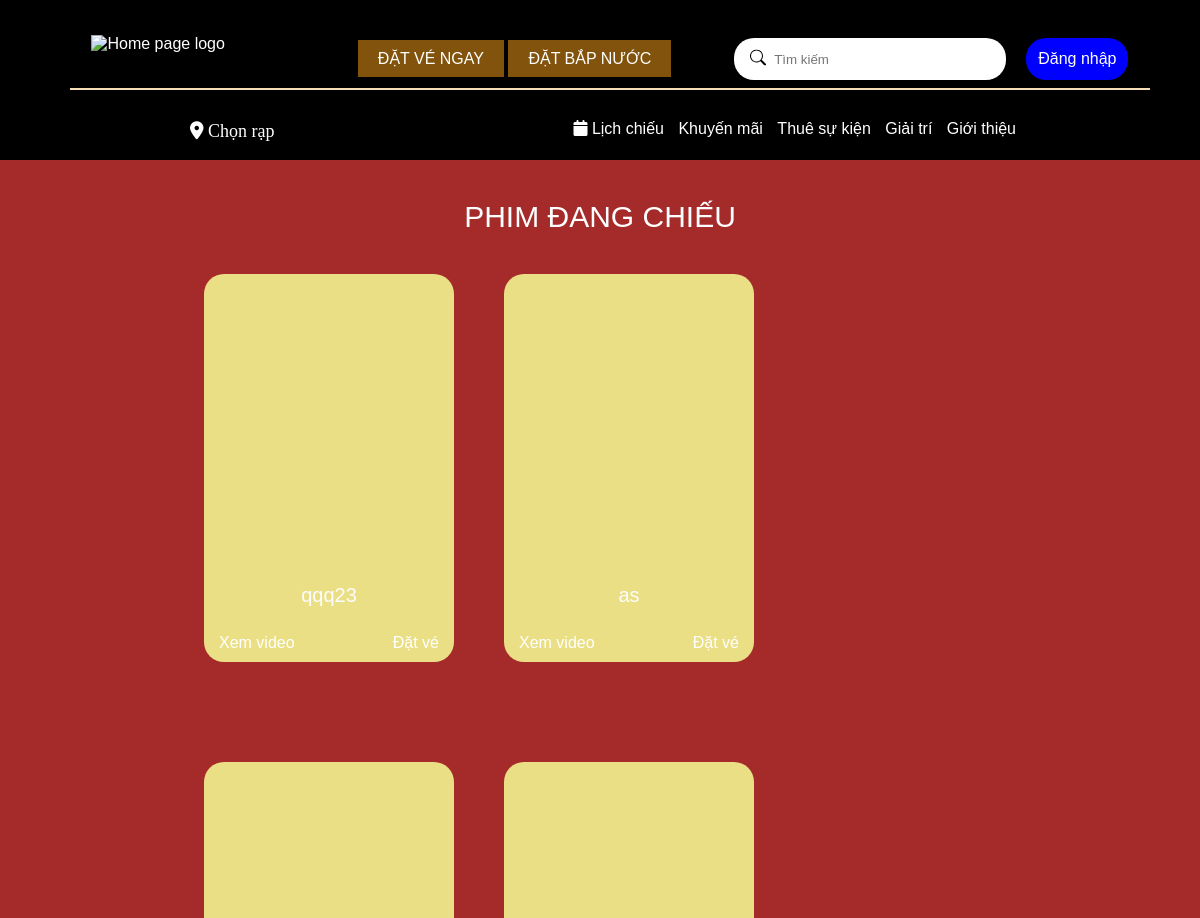
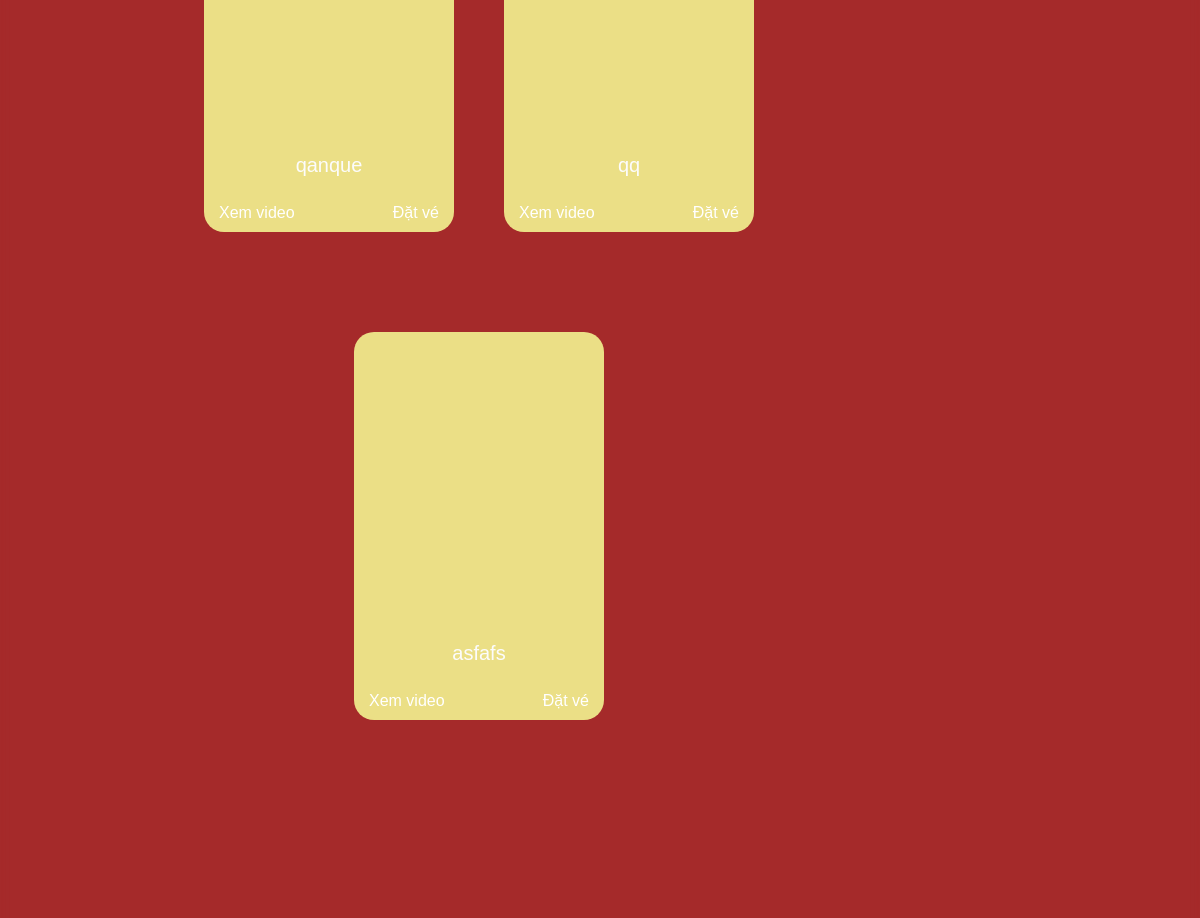
The page /cod/playingMovies.php (upper part) on the database as committed earlier (2 pictures, top to bottom).
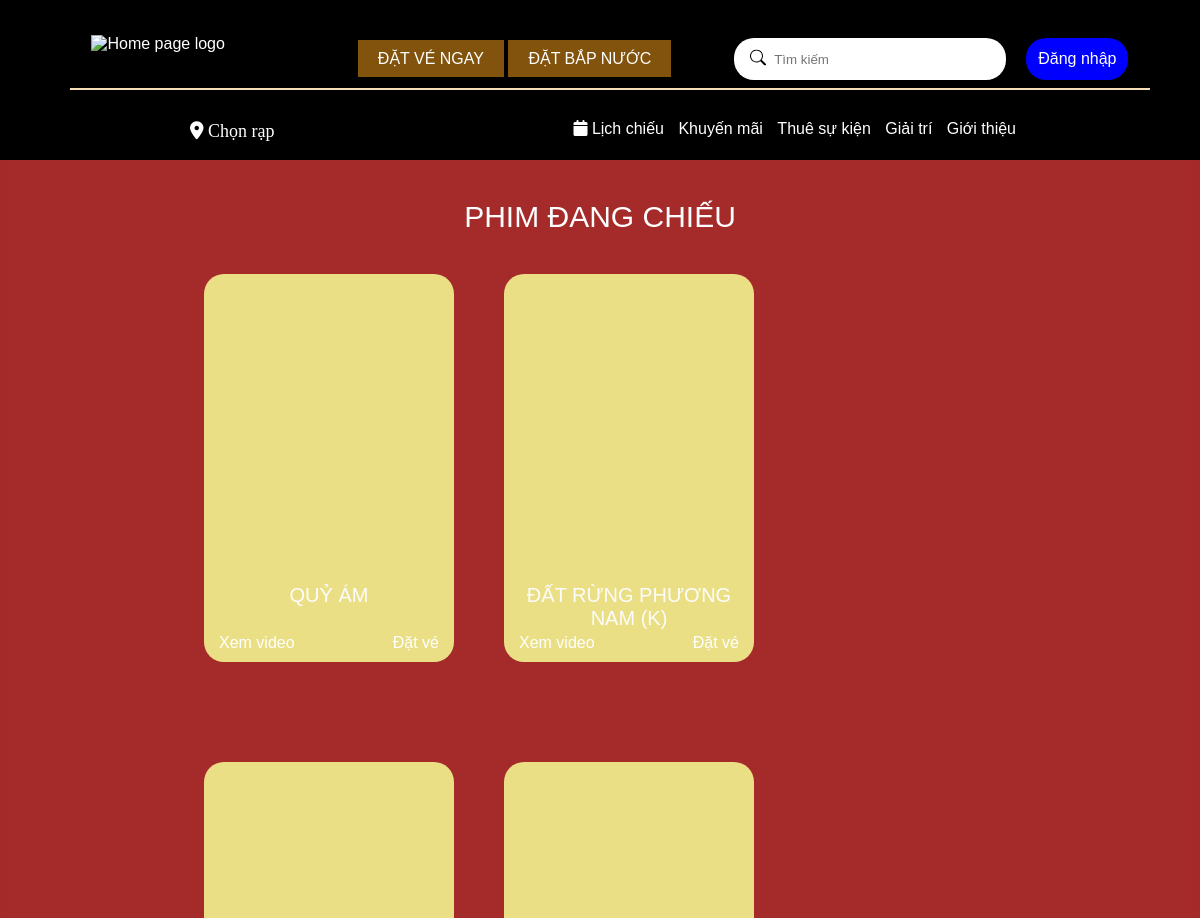
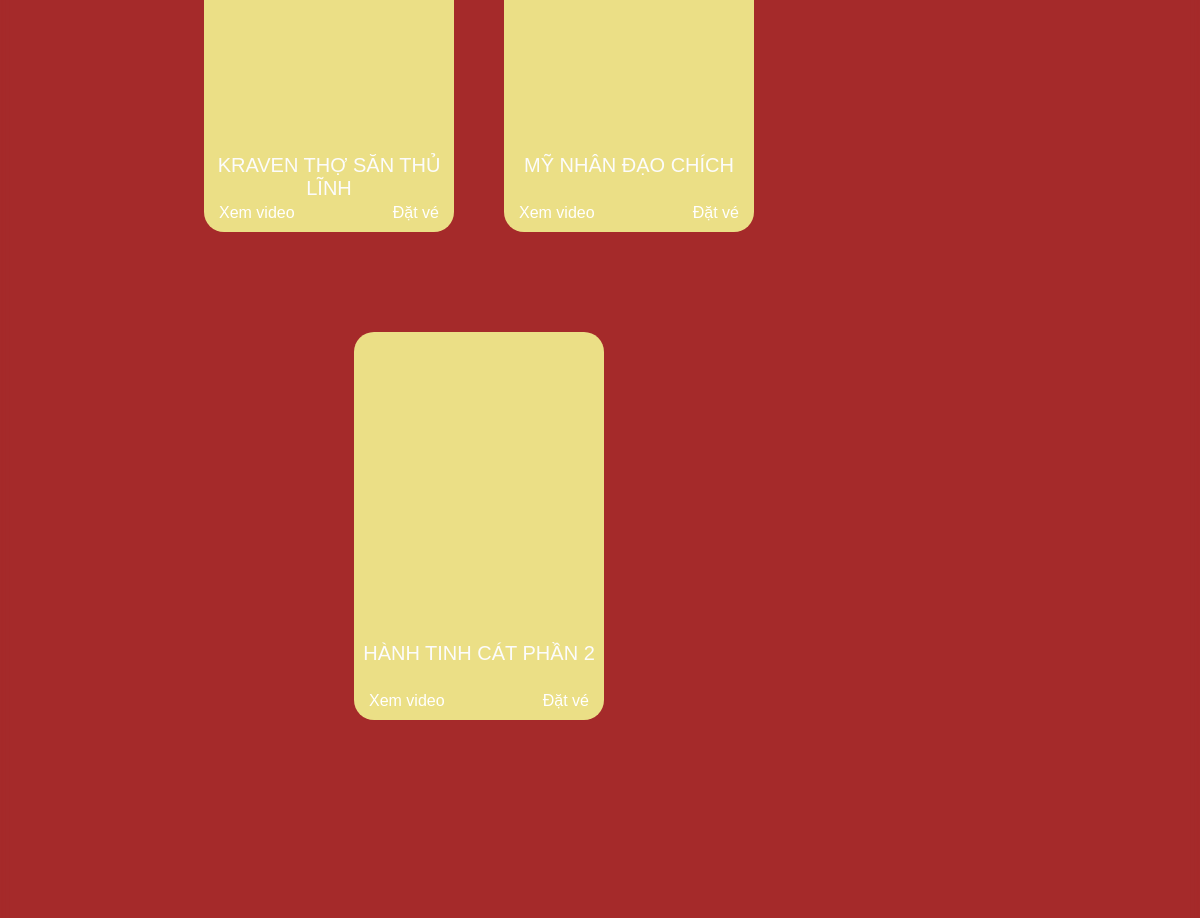
The same page on the database as committed later (2 pictures, top to bottom).
### tables this page shows
CREATE TABLE `tblmovie` (
  `movie_id` int(50) NOT NULL,
  `movie_name` varchar(50) NOT NULL,
  `image_movie` text NOT NULL,
  `describe_movie` text NOT NULL,
  `date` date NOT NULL,
  `number_tickets_sold` varchar(50) NOT NULL,
  `price` varchar(50) NOT NULL,
  `status_movie` varchar(10) NOT NULL,
  `screen_id` int(11) NOT NULL,
  `thoiLuong` int(10) NOT NULL,
  `daoDien` text NOT NULL
);

### cod/playingMovies.php (the view, shortened to what the changed rows need)
<!DOCTYPE html>
<html lang="en">
<head>
    <link rel="stylesheet" href="https://cdnjs.cloudflare.com/ajax/libs/font-awesome/6.0.0-beta3/css/all.min.css">
    <link rel="stylesheet" href="pdc.css">
</head>
<body background="" style="background-color: brown;">
    <div class="main_body">
        <div class="Page_Content">
        <div class="Page_Content" style="display: flex;width: 80%;flex-wrap: wrap;margin-top: 40px;margin-bottom: 100px; ">
        <?php
        include "connectToDatabase.php";
        $sql = "SELECT movie_name, image_movie, describe_movie, movie_id FROM tblmovie WHERE status_movie = 'playing'";
        $result = $conn->query($sql);
        if ($result->num_rows > 0) {
            while($row = $result->fetch_assoc()) {
                echo '<div class="container_phim">
                        <div class="overlay-container" style="background-image: url(' . $row['image_movie'] . ');width: 100%;">
                            <div class="overlay-text">
                                <h2 style="margin-bottom: 70px;text-transform: uppercase;color: white;text-align: center;">' . $row['movie_name'] . '</h2>
                                <div>
                                    <div class="icon"><span class="material-symbols-outlined">bookmark</span><a href="">' . $row['describe_movie'] . '</a></div>
                                </div>
                            </div>
                        </div>
                        <div class="title_phim">' . $row['movie_name'] . '</div>
                        <div style="display: flex;justify-content: space-between;padding-bottom:10px">
                            <div style="padding-left:15px">
                                <a href="#" class="videoLink" data-trailer-url="">Xem video</a>
                                <div class="videoPopup popup">
                                    <div class="popup-content">
                                        <span class="close">&times;</span>
                                        <video controls>
                                            <source src="" type="video/mp4">
                                        </video>
                                    </div>
                                </div>
                            </div>
                            <div style="padding-right:15px">
                                <a href="lichchieu.php?movie_name=' . $row['movie_name'] . '">Đặt vé</a>
                            </div>
                        </div>
                    </div>';
            }
        } else {
            echo "No movies found";
        }
        ?>
        </div>
        </div>
        </div>
</body>
</html>

Rows that differ between the two databases and show on the page:
no longer on this page (row edited): tblmovie: movie_name "as"
no longer on this page (row edited): tblmovie: movie_name "qanque"
no longer on this page (row edited): tblmovie: movie_name "qq"
removed tblmovie: movie_name "asfafs"
changed tblmovie: movie_name "qqq23" → "QUỶ ÁM"
added tblmovie: movie_name "ĐẤT RỪNG PHƯƠNG NAM (K)"
added tblmovie: movie_name "KRAVEN THỢ SĂN THỦ LĨNH"
added tblmovie: movie_name "MỸ NHÂN ĐẠO CHÍCH"
added tblmovie: movie_name "HÀNH TINH CÁT PHẦN 2"
